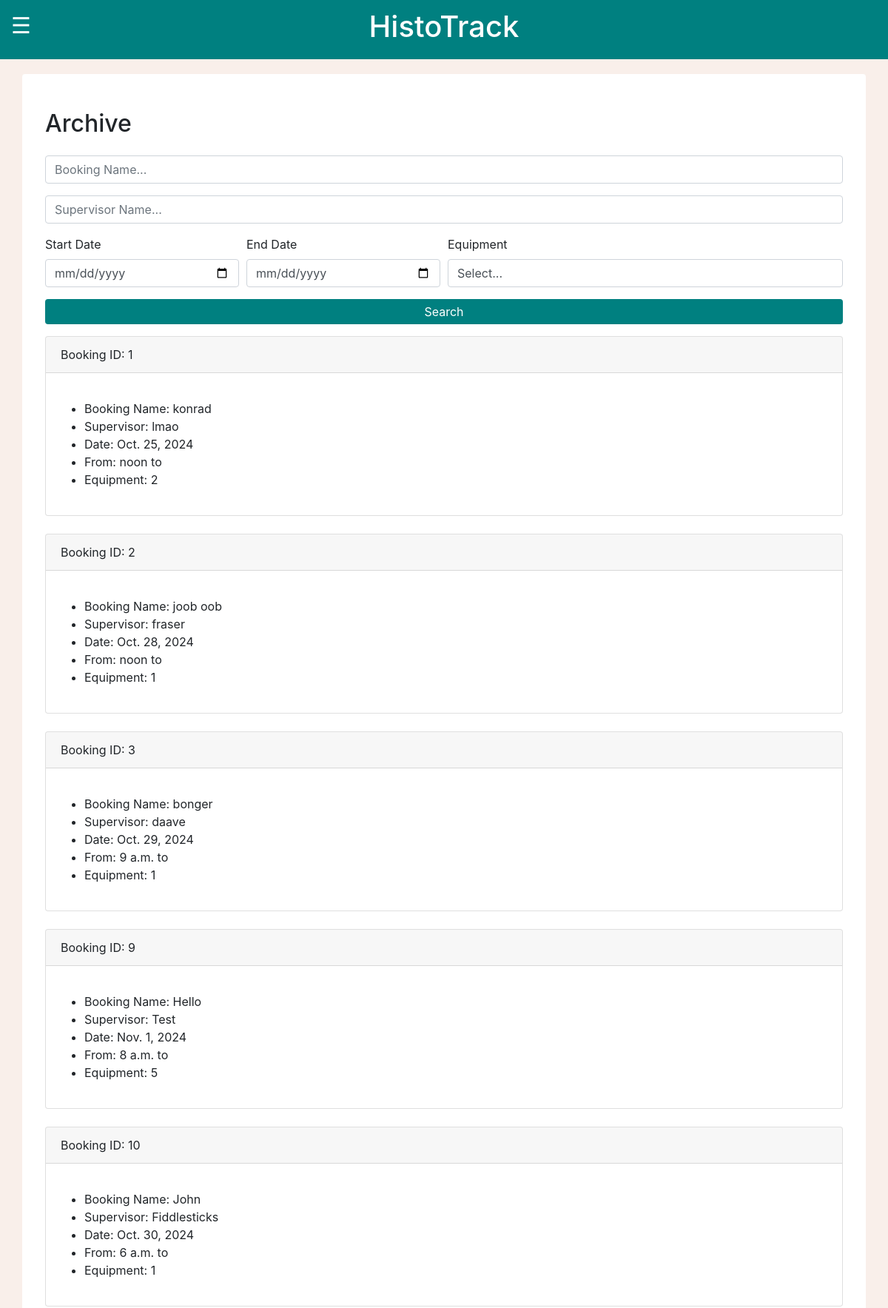
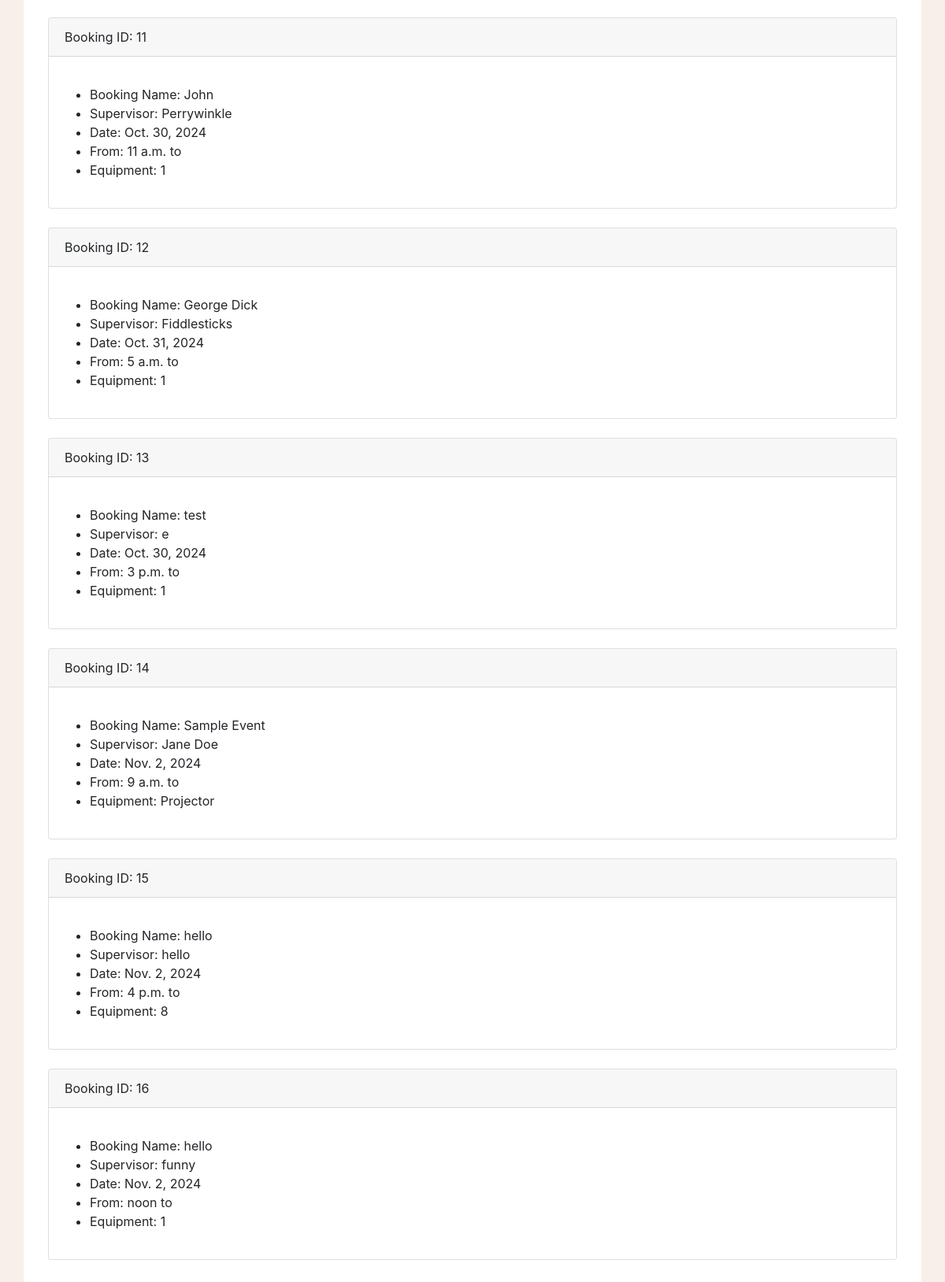
/MCalendar/archive/ (signed in), run on the app's committed database (2 pictures, top to bottom).
### MCalendar/models.py (models this page shows, shortened)
class Event(models.Model):
    bookingName = models.CharField(max_length=80)
    supervisorName = models.CharField(max_length=80)
    bookingDate = models.DateField()
    startTime = models.TimeField()
    finishTime = models.TimeField()
    comments = models.TextField(max_length = 1000)
    equipment = models.CharField(max_length=100, default='Not specified')
    totalTime = models.IntegerField(default=0)

### MCalendar/views.py (the view)
# urls.py: path("archive/", views.archivePage, name="archivePage"),
def archivePage(request):
    if request.user.is_superuser:
        eventList = Event.objects.all()
        equipmentList = Equipment.objects.all()
        bookingName = request.GET.get('bookingName')
        supervisorName = request.GET.get('supervisorName')
        dateMin = request.GET.get('dateMin')
        dateMax = request.GET.get('dateMax')
        equipment = request.GET.get('equipment')
        if archiveValidQuery(bookingName):
            eventList = eventList.filter(bookingName__icontains=bookingName)
        if archiveValidQuery(supervisorName):
            eventList = eventList.filter(supervisorName__icontains=supervisorName)
        if archiveValidQuery(dateMin):
            eventList = eventList.filter(bookingDate__gte=dateMin)
        if archiveValidQuery(dateMax):
            eventList = eventList.filter(bookingDate__lte=dateMax)
        if archiveValidQuery(equipment) and equipment != 'Select...':
            eventList = eventList.filter(equipment__name=equipment)
        context = {
            'eventList': eventList,
            'equipmentList': equipmentList
        }
        return render(request, 'archive.html', context)
    else:
        messages.success(request, "Please log in before entering that page! Admin access only.")
        logout(request)
        return redirect("loginPage")

### MCalendar/models.py (called while the page is built)
    def __str__(self):
        return self.equipmentName

### MCalendar/views.py (called while the page is built)
def archiveValidQuery(param):
    return param != '' and param is not None

### MCalendar/templates/archive.html (shortened to what this page needs)
{% load static %}
<head>
    <link rel="stylesheet" href="https://cdnjs.cloudflare.com/ajax/libs/jquery/3.2.1/jquery.min.js">
    <link rel="stylesheet" href="https://cdn.jsdelivr.net/npm/bootstrap@5.0.0-alpha1/dist/js/bootstrap.bundle.min.js">
    <link rel="stylesheet" href="https://cdn.jsdelivr.net/npm/bootstrap@5.0.0-alpha1/dist/css/bootstrap.min.css">
    <link rel="stylesheet" href="https://cdn.jsdelivr.net/npm/bootstrap@4.6.2/dist/css/bootstrap.min.css">
    <link rel="stylesheet" href="{% static 'global.css' %}">
</head>
<body>
<div class="container-fluid text-white topbar">
    <div class="row">
        <div class="col-2 container-fluid text-left">
        <span class="sidebarButton" onclick="toggleNav()">&#9776;</span>
        </div>
        <div class="col-8 container-fluid text-center h1">
            <span>HistoTrack</span>
        </div>
        <div class="col-2"></div>
    </div>
</div>
<div class="container rounded bg-white mt-5 mb-5">
    <div class="row">
        <div class="col-md-12">
            <div class="p-3 py-5">
                <div class="d-flex justify-content-between align-items-center mb-3">
                    <h2 class="text-right">Archive</h2>
                </div>
                <form method="GET" action=".">
                    <div class="form-row">
                        <div class="form-group col-12">
                            <div class="input-group">
                                <input class="form-control py-2" type="search" name="bookingName" placeholder="Booking Name..." />
                            </div>
                        </div>
                    </div>
                    <div class="form-row">
                        <div class="form-group col-12">
                            <div class="input-group">
                                <input class="form-control py-2" type="search" name="supervisorName" placeholder="Supervisor Name..." />
                            </div>
                        </div>
                    </div>
                    <div class="form-row">
                        <div class="form-group col-md-3 col-lg-3">
                            <label for="startDate">Start Date</label>
                            <input type="date" class="form-control" id="startDate" name="dateMin">
                        </div>
                        <div class="form-group col-md-3 col-lg-3">
                            <label for="endDate">End Date</label>
                            <input type="date" class="form-control" id="endDate" name="dateMax">
                        </div>
                        <div class="form-group col-md-6">
                            <label for="equipment">Equipment</label>
                            <select id="equipment" class="form-control" name="equipment">
                                <option selected>Select...</option>
                            </select>
                        </div>
                    </div>
                    <button type="submit" class="btn btn-block btn-sty">Search</button>
                </form>
                {% for event in eventList %}
                <div class="card">
                    <div class="card-header">
                        Booking ID: {{ event.id }}
                    </div>
                    <div class="card-body">
                        <p class="card-text">
                            <ul>
                                <li>Booking Name: {{ event.bookingName }}</li>
                                <li>Supervisor: {{ event.supervisorName }}</li>
                                <li>Date: {{ event.bookingDate }}</li>
                                <li>From: {{ event.startTime }} to {{ event.allotedTime }}</li>
                                <li>Equipment: {{ event.equipment }}</li>
                            </ul>
                        </p>
                    </div>
                </div>
                <br>
                {% endfor %}
            </div>
        </div>
    </div>
</div>
<br>
</body>

### MCalendar/static/global.css (style rules this page uses)
body { background: #f9efea; margin-top:100px; padding-bottom: 5px !important; height: 100%; }
.btn-sty { color: #ffffff; background: #008080; box-shadow: none; border: none; padding: 5px; }
.topbar { height: 80px; max-height: 80px; align-content:center; position: fixed; top:0; z-index: 100; background-color: #008080; cursor:default; }
.sidebarButton { font-size:30px; cursor:pointer; }

### data on the page
Event: id "1", bookingName "konrad", supervisorName "lmao", bookingDate "Oct. 25, 2024", startTime "noon", equipment "2"
Event: id "2", bookingName "joob oob", supervisorName "fraser", bookingDate "Oct. 28, 2024", startTime "noon", equipment "1"
Event: id "3", bookingName "bonger", supervisorName "daave", bookingDate "Oct. 29, 2024", startTime "9 a.m.", equipment "1"
Event: id "9", bookingName "Hello", supervisorName "Test", bookingDate "Nov. 1, 2024", startTime "8 a.m.", equipment "5"
Event: id "10", bookingName "John", supervisorName "Fiddlesticks", bookingDate "Oct. 30, 2024", startTime "6 a.m.", equipment "1"
Event: id "11", bookingName "John", supervisorName "Perrywinkle", bookingDate "Oct. 30, 2024", startTime "11 a.m.", equipment "1"
Event: id "12", bookingName "George Dick", supervisorName "Fiddlesticks", bookingDate "Oct. 31, 2024", startTime "5 a.m.", equipment "1"
Event: id "13", bookingName "test", supervisorName "e", bookingDate "Oct. 30, 2024", startTime "3 p.m.", equipment "1"
Event: id "14", bookingName "Sample Event", supervisorName "Jane Doe", bookingDate "Nov. 2, 2024", startTime "9 a.m.", equipment "Projector"
Event: id "15", bookingName "hello", supervisorName "hello", bookingDate "Nov. 2, 2024", startTime "4 p.m.", equipment "8"
Event: id "16", bookingName "hello", supervisorName "funny", bookingDate "Nov. 2, 2024", startTime "noon", equipment "1"
